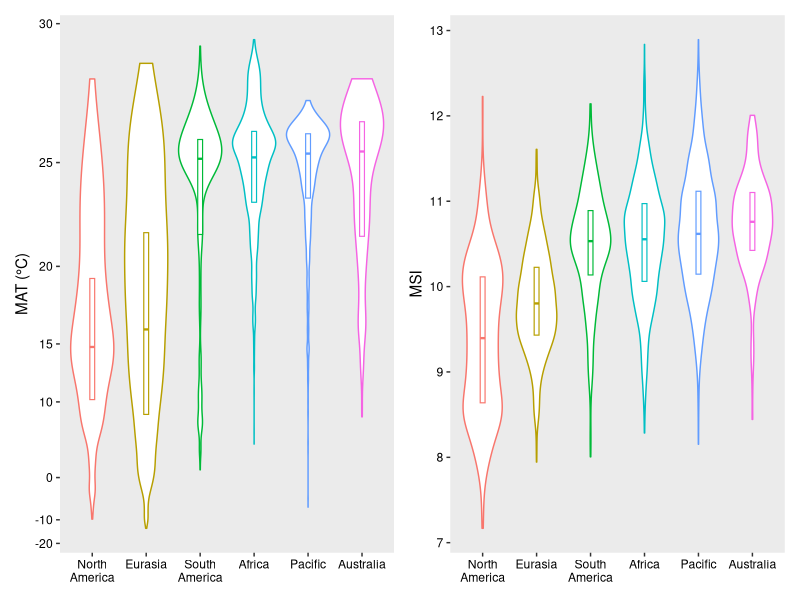
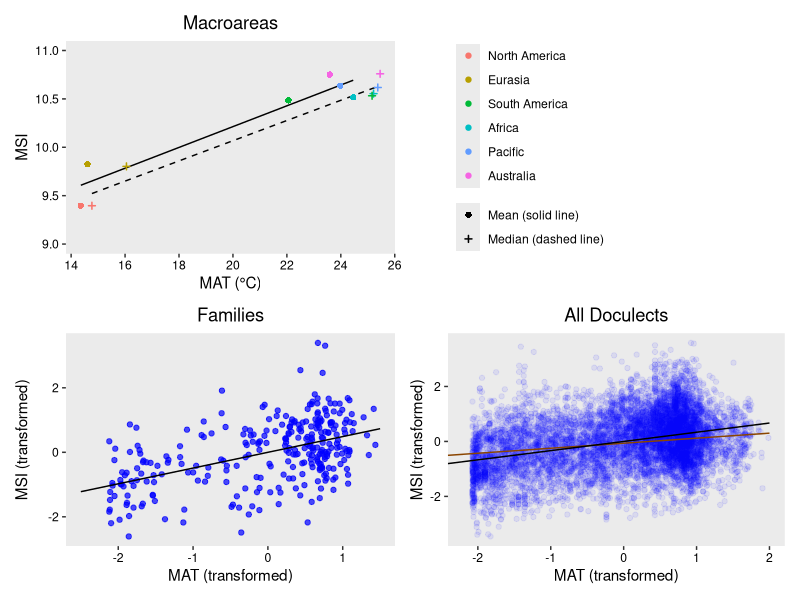
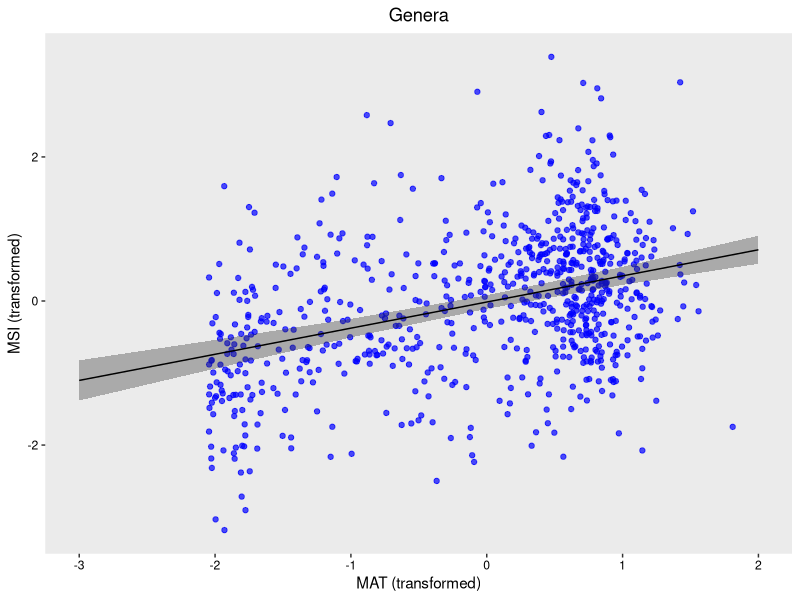
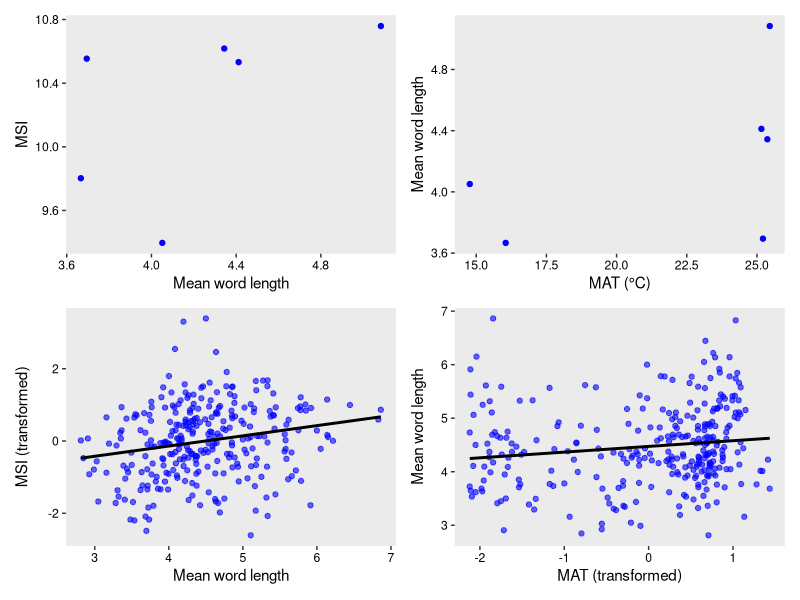
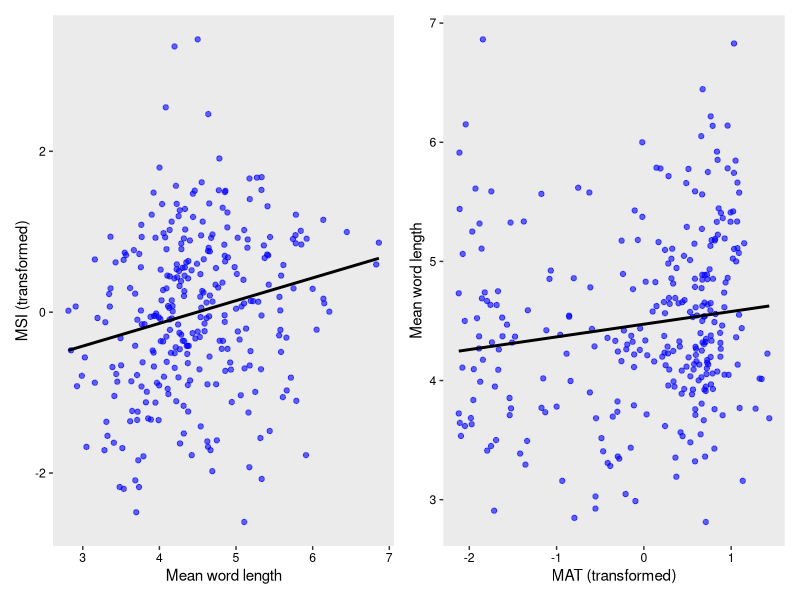
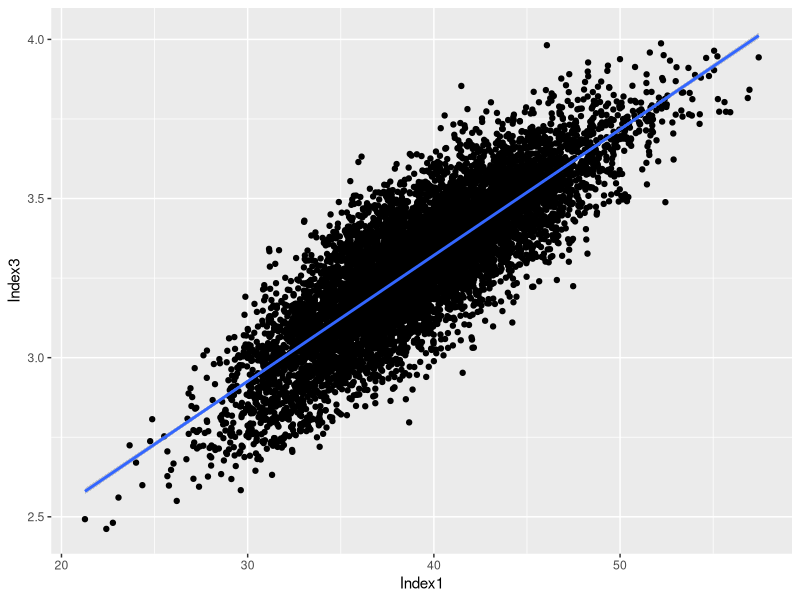
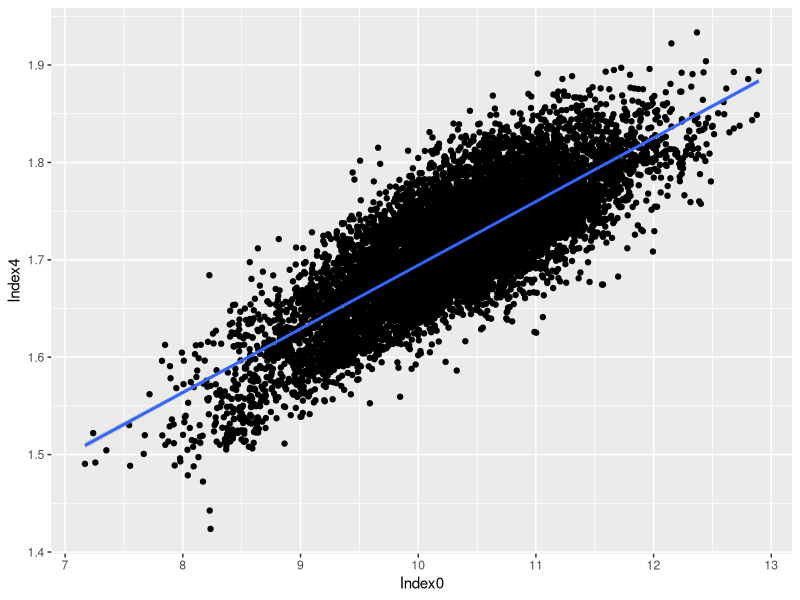
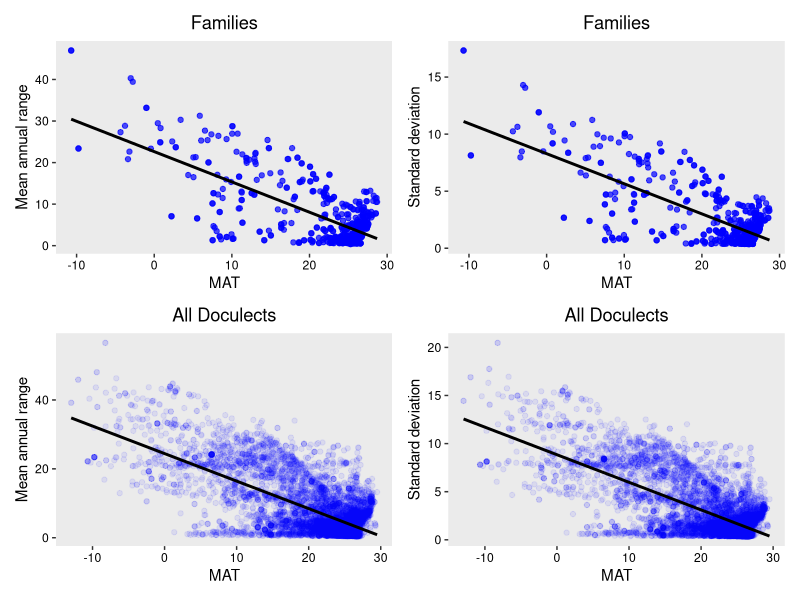

These charts were generated, in order, by the following R code: (Note: this script raises an error after producing the figures.)
library(lmerTest)
library(ggplot2)
library(ggrepel)
library(ggeffects)
library(dplyr)
library(effects)
library(patchwork)
library(tibble)


# Read csv files
# ==============

d_mac <- read.csv(file = "data/data_macroarea.csv")
d_fam <- read.csv(file = "data/data_family.csv")
d_gen <- read.csv(file = "data/data_genus.csv")
d_all <- read.csv(file = "data/data.csv")

d_mac$Macroarea <- sub("Am", " Am", d_mac$Macroarea)
d_all$Macroarea <- sub("Am", " Am", d_all$Macroarea)
d_mac_mean <- d_mac %>% filter(Method == "mean")
d_mac_med <- d_mac %>% filter(Method == "median")
d_fam_mean <- d_fam %>% filter(Method == "mean")
d_gen_mean <- d_gen %>% filter(Method == "mean")

order <- d_mac_med[order(d_mac_med$Index0), ]$Macroarea
d_mac$Macroarea <- factor(d_mac$Macroarea, levels = order) # reorder by medians
d_all$Macroarea <- factor(d_all$Macroarea, levels = order)


# Fit models
# ==========

m_mac_mean <- lm(Index0 ~ T, data = d_mac_mean)
m_mac_med <- lm(Index0 ~ T, data = d_mac_med)
m_fam <- lm(Index0_trans ~ T_trans, data = d_fam_mean)
m_gen <- lmer(Index0_trans ~ T_trans + (T_trans | Family), data = d_gen)
m_gen_1 <- lmer(Index0_trans ~ T_trans + (1 | Family), data = d_gen)
m_all <- lmer(Index0_trans ~ T_trans + (T_trans | Family), data = d_all)
m_all_1 <- lmer(Index0_trans ~ T_trans + (1 | Family), data = d_all)
anova(m_gen, m_gen_1)  # p < 0.001. Use m_gen
anova(m_all, m_all_1)  # p < 0.001. Use m_all
m_all_lm <- lm(Index0_trans ~ T_trans, data = d_all)

summary(m_mac_mean)
summary(m_mac_med)
summary(m_fam)
summary(m_gen)
summary(m_all)
summary(m_all_lm)


# Plot distribution
# =================

p01 <- ggplot(d_all, aes(x = Macroarea, y = T, color = Macroarea)) +
  geom_violin(scale = "width", width = 0.8) +
  geom_boxplot(width = 0.09, lwd = 0.4, outlier.shape = NA, coef = 0) +
  scale_x_discrete(labels = sub(" ", "\n", levels(d_all$Macroarea))) +
  theme(panel.grid.major = element_blank(), panel.grid.minor = element_blank(),
        axis.text.x = element_text(color = "black"),
        axis.text.y = element_text(color = "black"),
        legend.position = "none", axis.title.x = element_blank()) +
  coord_trans(y = scales::exp_trans(1.06)) +
  scale_y_continuous(breaks = c(-20,-10,0,10,15,20,25,30)) +
  ylab("MAT (°C)")
p02 <- ggplot(d_all, aes(x = Macroarea, y = Index0, color = Macroarea)) +
  geom_violin(scale = "width", width = 0.75) +
  geom_boxplot(width = 0.09, lwd = 0.4, outlier.shape = NA, coef = 0) +
  scale_x_discrete(labels = sub(" ", "\n", levels(d_all$Macroarea))) +
  theme(panel.grid.major = element_blank(), panel.grid.minor = element_blank(),
        axis.text.x = element_text(color = "black"),
        axis.text.y = element_text(color = "black"),
        legend.position = "none", axis.title.x = element_blank()) +
  ylab("MSI")
p01 + p02
# Then, save as distribution.pdf (7 * 4 inches)


# Plot correlation
# ================

e_mac_mean <- ggpredict(m_mac_mean, terms = "T")
e_mac_med <- ggpredict(m_mac_med, terms = "T")
e_fam <- ggpredict(m_fam, terms = "T_trans")
e_gen <- ggpredict(m_gen, terms = "T_trans")
e_all_lm <- ggpredict(m_all_lm, terms = "T_trans")
e_all_lmer <- ggpredict(m_all, terms = "T_trans")

p1_labels <- c("Mean (solid line)", "Median (dashed line)")
p1 <- ggplot() +
  geom_line(data = e_mac_mean, aes(x, predicted)) +
  geom_line(data = e_mac_med, aes(x, predicted), linetype = "dashed") +
  geom_point(data = d_mac, aes(T, Index0, color = Macroarea,
                               shape = Method, stroke = Method, size = Method)) +
  scale_shape_manual(labels = p1_labels, values = c(16, 3)) +
  scale_size_manual(labels = p1_labels, values = c(1.5, 1.1)) +
  scale_discrete_manual(labels = p1_labels, aesthetics = "stroke", values = c(1, 0.8)) +
  theme(panel.grid.major = element_blank(), panel.grid.minor = element_blank(),
        axis.text.x = element_text(color = "black"),
        axis.text.y = element_text(color = "black"),
        legend.title = element_blank(),
        legend.spacing.y = unit(0, "cm"), legend.margin = margin(),
        plot.title = element_text(hjust = 0.5)) +
  coord_cartesian(ylim = c(9, 11)) +
  ggtitle("Macroareas") +
  xlab("MAT (°C)") + ylab("MSI")
p2 <- ggplot() +
  geom_point(data = d_fam_mean, aes(T_trans, Index0_trans), color = "blue", alpha = 0.7) +
  geom_line(data = e_fam, aes(x, predicted)) +
  theme(panel.grid.major = element_blank(), panel.grid.minor = element_blank(),
        axis.text.x = element_text(color = "black"),
        axis.text.y = element_text(color = "black"),
        plot.title = element_text(hjust = 0.5)) +
  ggtitle("Families") +
  xlab("MAT (transformed)") + ylab("MSI (transformed)")
p3 <- ggplot() +
  geom_point(data = d_all, aes(T_trans, Index0_trans), color = "blue", alpha = 0.08) +
  geom_line(data = e_all_lmer, aes(x, predicted), color = "darkorange4") +
  geom_line(data = e_all_lm, aes(x, predicted)) +
  theme(panel.grid.major = element_blank(), panel.grid.minor = element_blank(),
        axis.text.x = element_text(color = "black"),
        axis.text.y = element_text(color = "black"),
        plot.title = element_text(hjust = 0.5)) +
  coord_cartesian(xlim = c(-2.2, 2)) +
  ggtitle("All Doculects") +
  xlab("MAT (transformed)") + ylab("MSI (transformed)")
p1 + guide_area() + p2 + p3 + plot_layout(guides = "collect", design = "AAB#\nCCDD")
# Then, save as correlation.pdf (6 * 6 inches)

ggplot() +
  geom_point(data = d_gen_mean, aes(T_trans, Index0_trans), color = "blue", alpha = 0.7) +
  geom_ribbon(data = e_gen, aes(x, ymin = conf.low, ymax = conf.high), alpha = 0.35) +
  geom_line(data = e_gen, aes(x, predicted)) +
  theme(panel.grid.major = element_blank(), panel.grid.minor = element_blank(),
        axis.text.x = element_text(color = "black"),
        axis.text.y = element_text(color = "black"),
        plot.title = element_text(hjust = 0.5)) +
  ggtitle("Genera") +
  xlab("MAT (transformed)") + ylab("MSI (transformed)")
# Then, save as correlation_genera.pdf (4 * 4 inches) [not used]


# Correlation with word length
# ============================

m_s_wl_mac <- lm(Index0 ~ WL,  data = d_mac_med)
m_t_wl_mac <- lm(WL ~ T, data = d_mac_med)
m_s_wl_fam <- lm(Index0_trans ~ WL,  data = d_fam_mean)
m_t_wl_fam <- lm(WL ~ T_trans, data = d_fam_mean)
m_s_wl_all <- lm(Index0 ~ WL,  data = d_all)
m_t_wl_all <- lm(WL ~ T_trans, data = d_all)
summary(m_s_wl_mac)
summary(m_t_wl_mac)
summary(m_s_wl_fam)
summary(m_t_wl_fam)
summary(m_s_wl_all)
summary(m_t_wl_all)

p1 <- ggplot(d_mac_med, aes(WL, Index0)) +
  geom_point(color = "blue") +
  theme(panel.grid.major = element_blank(), panel.grid.minor = element_blank(),
        axis.text.x = element_text(color = "black"),
        axis.text.y = element_text(color = "black")) +
  xlab('Mean word length') + ylab('MSI')
p2 <- ggplot(d_mac_med, aes(T, WL)) +
  geom_point(color = "blue") +
  theme(panel.grid.major = element_blank(), panel.grid.minor = element_blank(),
        axis.text.x = element_text(color = "black"),
        axis.text.y = element_text(color = "black")) +
  xlab('MAT (°C)') + ylab('Mean word length')
p3 <- ggplot(d_fam_mean, aes(WL, Index0_trans)) +
  geom_point(color = "blue", alpha = 0.6) +
  geom_smooth(method = lm, color = "black", se = F) +
  theme(panel.grid.major = element_blank(), panel.grid.minor = element_blank(),
        axis.text.x = element_text(color = "black"),
        axis.text.y = element_text(color = "black")) +
  xlab('Mean word length') + ylab('MSI (transformed)')
p4 <- ggplot(d_fam_mean, aes(T_trans, WL)) +
  geom_point(color = "blue", alpha = 0.6) +
  geom_smooth(method = lm, color = "black", se = F) +
  theme(panel.grid.major = element_blank(), panel.grid.minor = element_blank(),
        axis.text.x = element_text(color = "black"),
        axis.text.y = element_text(color = "black")) +
  xlab('MAT (transformed)') + ylab('Mean word length')
p1 + p2 + p3 + p4  # Unused
p3 + p4
# Then, save as word_length.pdf (6 * 3 inches)

m_wl_fam_1 <- lm(Index0_trans ~ T_trans * WL, data = d_fam_mean)
m_wl_fam_2 <- lm(Index0_trans ~ T_trans + WL, data = d_fam_mean)
anova(m_wl_fam_1, m_wl_fam_2)  # Not significant. Use 2
m_wl_fam_3 <- lm(Index0_trans ~ T_trans, data = d_fam_mean)
m_wl_fam_4 <- lm(Index0_trans ~ WL, data = d_fam_mean)
anova(m_wl_fam_2, m_wl_fam_3)  # Significant. Use 2
anova(m_wl_fam_2, m_wl_fam_4)  # Significant. Use 2
summary(m_wl_fam_2)

# Unused
m_wl_all_1 <- lmer(Index0_trans ~ T_trans * WL + (T_trans * WL | Family), data = d_all)
m_wl_all_2 <- lmer(Index0_trans ~ T_trans * WL + (T_trans + WL | Family), data = d_all)
m_wl_all_3 <- lmer(Index0_trans ~ T_trans + WL + (T_trans * WL | Family), data = d_all)
m_wl_all_4 <- lmer(Index0_trans ~ T_trans + WL + (T_trans + WL | Family), data = d_all)
m_wl_all_5 <- lmer(Index0_trans ~ T_trans + (T_trans * WL | Family), data = d_all)
anova(m_wl_all_1, m_wl_all_2)  # Significant. Use 1
anova(m_wl_all_1, m_wl_all_3)  # Not significant. Use 3
anova(m_wl_all_3, m_wl_all_4)  # Significant. Use 3
anova(m_wl_all_3, m_wl_all_5)  # Significant. Use 3
summary(m_wl_all_3)


# Linear correlation between different sonority scales (for SI)
# =============================================================

r2s <- matrix(0, 6, 6)
ps <- matrix(0, 6, 6)
r2s_trans <- matrix(0, 6, 6)
ps_trans <- matrix(0, 6, 6)
for (i in 0:5) {
  for (j in 0:5) {
    if (i == j) next
    fomula <- paste("Index", i, " ~ ", "Index", j, sep = "")
    fomula_trans <- paste("Index", i, "_trans ~ ", "Index", j, "_trans", sep = "")
    r2s[i + 1, j + 1] <- summary(lm(fomula, data = d_all))$r.squared
    ps[i + 1, j + 1] <- summary(lm(fomula, data = d_all))$coefficients[8]
    r2s_trans[i + 1, j + 1] <- summary(lm(fomula_trans, data = d_all))$r.squared
    ps_trans[i + 1, j + 1] <- summary(lm(fomula_trans, data = d_all))$coefficients[8]
  }
}
print(r2s)
print(ps)
print(r2s_trans)
print(ps_trans)

ggplot(d_all, aes(x = Index1, y = Index3)) + geom_point() + geom_smooth(method = lm)
ggplot(d_all, aes(x = Index0, y = Index4)) + geom_point() + geom_smooth(method = lm)
m_in0_in4 <- lm(Index4 ~ Index0, data = d_all)
summary(m_in0_in4)


# Linear correlation between mean annual range or standard deviation
# ==================================================================

m_all_diff_sd <- lm(T_sd ~ T_diff, data = d_all)
summary(m_all_diff_sd)

m_fam_diff_0 <- lm(Index0_trans ~ T_trans * T_diff, data = d_fam)
m_fam_diff_1 <- lm(Index0_trans ~ T_trans + T_diff, data = d_fam)
anova(m_fam_diff_0, m_fam_diff_1)  # p = 0.216. Use m_fam_diff_1
summary(m_fam_diff_1)

m_fam_sd_0 <- lm(Index0_trans ~ T_trans * T_sd, data = d_fam)
m_fam_sd_1 <- lm(Index0_trans ~ T_trans + T_sd, data = d_fam)
anova(m_fam_sd_0, m_fam_sd_1)  # p = 0.170. Use m_fam_sd_1
summary(m_fam_sd_1)

m_fam_diff <- lm(T_diff ~ T, data = d_fam)
m_fam_sd <- lm(T_sd ~ T, data = d_fam)
m_all_diff <- lm(T_diff ~ T, data = d_all)
m_all_sd <- lm(T_sd ~ T, data = d_all)
summary(m_fam_diff)
summary(m_fam_sd)
summary(m_all_diff)
summary(m_all_sd)

p1 <- ggplot(d_fam, aes(T, T_diff)) +
  geom_point(color = "blue", alpha = 0.7) +
  geom_smooth(method = lm, color = "black", se = F) +
  theme(panel.grid.major = element_blank(), panel.grid.minor = element_blank(),
        axis.text.x = element_text(color = "black"),
        axis.text.y = element_text(color = "black"),
        plot.title = element_text(hjust = 0.5)) +
  ggtitle("Families") +
  xlab("MAT") + ylab("Mean annual range")
p2 <- ggplot(d_fam, aes(T, T_sd)) +
  geom_point(color = "blue", alpha = 0.7) +
  geom_smooth(method = lm, color = "black", se = F) +
  theme(panel.grid.major = element_blank(), panel.grid.minor = element_blank(),
        axis.text.x = element_text(color = "black"),
        axis.text.y = element_text(color = "black"),
        plot.title = element_text(hjust = 0.5)) +
  ggtitle("Families") +
  xlab("MAT") + ylab("Standard deviation")
p3 <- ggplot(d_all, aes(T, T_diff)) +
  geom_point(color = "blue", alpha = 0.08) +
  geom_smooth(method = lm, color = "black", se = F) +
  theme(panel.grid.major = element_blank(), panel.grid.minor = element_blank(),
        axis.text.x = element_text(color = "black"),
        axis.text.y = element_text(color = "black"),
        plot.title = element_text(hjust = 0.5)) +
  ggtitle("All Doculects") +
  xlab("MAT") + ylab("Mean annual range")
p4 <- ggplot(d_all, aes(T, T_sd)) +
  geom_point(color = "blue", alpha = 0.08) +
  geom_smooth(method = lm, color = "black", se = F) +
  theme(panel.grid.major = element_blank(), panel.grid.minor = element_blank(),
        axis.text.x = element_text(color = "black"),
        axis.text.y = element_text(color = "black"),
        plot.title = element_text(hjust = 0.5)) +
  ggtitle("All Doculects") +
  xlab("MAT") + ylab("Standard deviation")
(p1 + p2) / (p3 + p4)
# Then, save as range.pdf (6 * 6 inches) (for SI)


# Plot correlations by language family (for SI)
# =============================================

top_num <- 25
fam_count <- d_all %>% group_by(Family) %>% summarise(Count = n()) %>% arrange(desc(Count))
top_families <- fam_count$Family[1:top_num]

full_family_names <- c(
  "NC"  = "Niger-Congo",
  "An"  = "Austronesian",
  "ST"  = "Sino-Tibetan",
  "TNG" = "Trans-New Guinea",
  "AA"  = "Afro-Asiatic",
  "IE"  = "Indo-European",
  "AuA" = "Austro-Asiatic",
  "PN"  = "Pama-Nyungan",
  "TK"  = "Tai-Kadai",
  "Tor" = "Torricelli",
  "Man" = "Mande",
  "CSu" = "Central Sudanic",
  "Alt" = "Altaic",
  "ESu" = "Eastern Sudanic",
  "OM"  = "Oto-Manguean",
  "May" = "Mayan",
  "UA"  = "Uto-Aztecan",
  "Dra" = "Dravidian",
  "GWB" = "Greater West Bomberai",
  "Sep" = "Sepik",
  "Dog" = "Dogon",
  "Arw" = "Arawakan",
  "Que" = "Quechuan",
  "NDa" = "Nakh-Daghestanian",
  "Ura" = "Uralic")

temperature_results <- character(top_num)
word_length_results <- character(top_num)
labels <- character(top_num)
names(labels) <- top_families
for (i in 1:top_num) {
  family_i <- top_families[i]
  filtered <- filter(d_all, Family == family_i)
  model <- lm(Index0_trans ~ T_trans, data = filtered)
  s <- summary(model)
  temperature_results[i] <- paste(full_family_names[family_i], nrow(filtered),
                                  s$coefficients[2], s$r.squared, s$coefficients[8])
  model <- lm(Index0_trans ~ WL, data = filtered)
  s <- summary(model)
  word_length_results[i] <- paste(full_family_names[family_i], nrow(filtered),
                                  s$coefficients[2], s$r.squared, s$coefficients[8])
  labels[i] <- paste(full_family_names[family_i], ": ", nrow(filtered), sep = "")
}
# family name, number of doculects, estimate slope, r^2, p value
print(temperature_results)
print(word_length_results)

ggplot(data = filter(d_all, Family %in% top_families), aes(T_trans, Index0_trans)) +
  geom_point(na.rm = T, color = "blue", alpha = 0.1) +
  geom_smooth(method = lm, color = "black", se = F, linewidth = 0.5) +
  facet_wrap( ~ Family, labeller = labeller(Family = labels)) +
  theme(panel.grid.major = element_blank(), panel.grid.minor = element_blank(),
        axis.text.x = element_text(color = "black"),
        axis.text.y = element_text(color = "black")) +
  xlab("MAT (transformed)") + ylab("MSI (transformed)")
# Then, save as correlation_by_family.pdf (8 * 8 inches)

ggplot(data = filter(d_all, Family %in% top_families), aes(WL, Index0_trans)) +
  geom_point(na.rm = T, color = "blue", alpha = 0.1) +
  geom_smooth(method = lm, color = "black", se = F, linewidth = 0.5) +
  facet_wrap( ~ Family, labeller = labeller(Family = labels)) +
  theme(panel.grid.major = element_blank(), panel.grid.minor = element_blank(),
        axis.text.x = element_text(color = "black"),
        axis.text.y = element_text(color = "black")) +
  xlab("Mean word length") + ylab("MSI (transformed)")
# Then, save as word_length_by_family.pdf (8 * 8 inches)


# Plot correlations between vowel length solutions (for SI)
# =========================================================

d_vow <- read.csv("data/vowel_length_solutions.csv")
m1 <- lm(current ~ merge_vowels, data = d_vow)
m2 <- lm(current ~ double_monophthongs, data = d_vow)
m3 <- lm(merge_vowels ~ double_monophthongs, data = d_vow)
summary(m1)
summary(m2)
summary(m3)

p1 <- ggplot(d_vow, aes(current, merge_vowels)) +
  geom_point(color = "blue", stroke = NA, alpha = 0.1) +
  geom_smooth(method = lm, color = "black") +
  theme(panel.grid.major = element_blank(), panel.grid.minor = element_blank(),
        axis.text.x = element_text(color = "black"),
        axis.text.y = element_text(color = "black")) +
  xlab("MSI A (current)") + ylab("MSI B (merge vowels)")
p2 <- ggplot(d_vow, aes(current, double_monophthongs)) +
  geom_point(color = "blue", stroke = NA, alpha = 0.1) +
  geom_smooth(method = lm, color = "black") +
  theme(panel.grid.major = element_blank(), panel.grid.minor = element_blank(),
        axis.text.x = element_text(color = "black"),
        axis.text.y = element_text(color = "black")) +
  xlab("MSI A (current)") + ylab("MSI C (double monophthongs)")
p3 <- ggplot(d_vow, aes(merge_vowels, double_monophthongs)) +
  geom_point(color = "blue", stroke = NA, alpha = 0.1) +
  geom_smooth(method = lm, color = "black") +
  theme(panel.grid.major = element_blank(), panel.grid.minor = element_blank(),
        axis.text.x = element_text(color = "black"),
        axis.text.y = element_text(color = "black")) +
  xlab("MSI B (merge vowels)") + ylab("MSI C (double monophthongs)")
gridExtra::grid.arrange(p1, p2, p3, ncol = 2)
# Then, save as vowel_length_solutions.pdf (8 * 8 inches)


# Appendix: Compare MSIs by this model and by the LingPy model
# ============================================================

m <- lm(Index6 ~ Index2, data = d_all)
summary(m)
ggplot(d, aes(index2, index6)) +
  geom_point(color = "blue", alpha = 0.05) +
  #geom_smooth(method = lm, color = "black") +
  theme(panel.grid.major = element_blank(), panel.grid.minor = element_blank()) +
  xlab("MSI (our model)") + ylab("MSI (LingPy model)")
